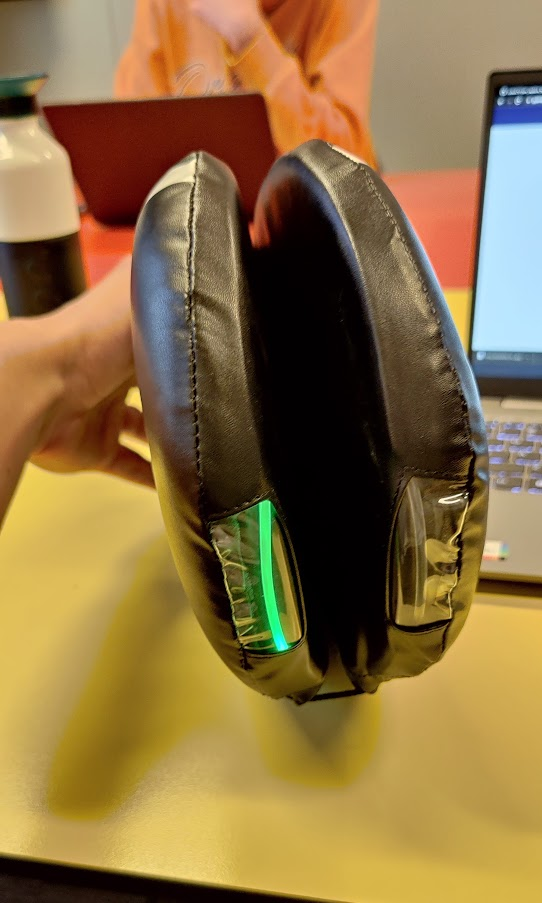
#> input picture tom_test_pic_1.jpg, 542 x 903 px, given in place of the camera
$ python jolles_test.py
#> lines starting #> are read from the running program, lines starting #| are printed output that depends on the picture; after the words box and inside, x2 and y2 are one past the last pixel; in counts of white or black regions, pixels touching at a corner belong together
import numpy as np
import cv2

# Selecteert de webcam
cap = cv2.VideoCapture(0)

# Neemt continue foto's ('frames') aka video
while True:
    _, original_frame = cap.read()
#> original_frame is the input picture: shape (903, 542, 3); mean B, G, R 66.9, 112.9, 140.8

    # Create the HSV frame (Hue, Saturation, Value) and the output frame
    hsv_frame = cv2.cvtColor(original_frame, cv2.COLOR_BGR2HSV)
#> hsv_frame: shape (903, 542, 3); mean H, S, V 33.9, 158.7, 144.9
    output_frame = np.copy(original_frame)

    # Minimale en maximale *HSV* waardes
    min_hsv = np.array([65, 30, 211])
    max_hsv = np.array([85, 255, 255])

    # Selecteer alle pixels die binnen de MIN en MAX vallen
    mask = cv2.inRange(hsv_frame, min_hsv, max_hsv)
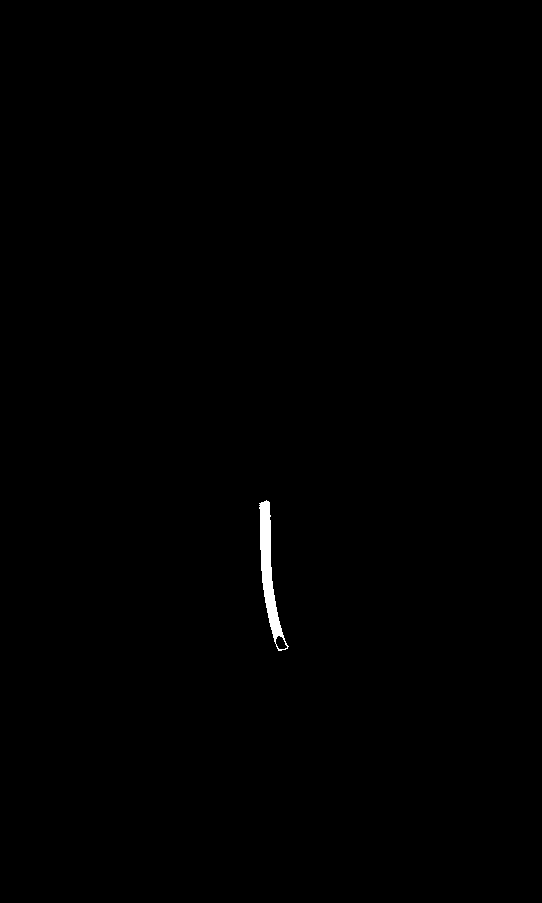
#> mask: shape (903, 542); 0.3% white; 1 white region
    # kernel = np.ones((5,5),np.uint8)
    # mask = cv2.erode(mask, kernel, iterations=1)
    # mask = cv2.dilate(mask, kernel, iterations=2)

    # 'Omcirkelen' van alle vlakken die binnen de mask vallen
    contours, hierarchy = cv2.findContours(mask, cv2.RETR_TREE, cv2.CHAIN_APPROX_SIMPLE)
#> contours = 2 contours; box (x1, y1, x2, y2) and area: (259, 500, 289, 651) 1407, (275, 635, 288, 650) 112

    # Toont wat er gevonden is
    cv2.drawContours(output_frame, contours, -1, (255, 0, 0), 10)

    # Check of er iets is gevonden.
    if len(contours) > 0:

        # Pak het grootste vlak
        c = max(contours, key=cv2.contourArea)
#> c = contour of 99 points, box (x1, y1, x2, y2) (259, 500, 289, 651), area 1407
        # En teken er een rechtboek omheen
        x, y, w, h = cv2.boundingRect(c)
#> x = 259; y = 500; w = 30; h = 151

        # Plaats dit rechthoek op de video
        cv2.rectangle(output_frame, (x, y), (x + w, y + h), (255, 0, 0), 10)
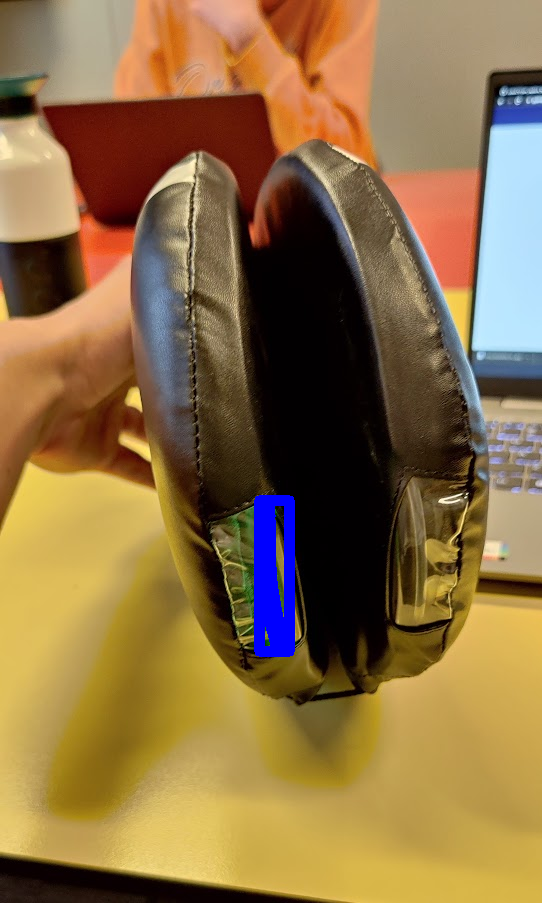
#> output_frame: shape (903, 542, 3); mean B, G, R 69.2, 111.4, 140.1

        # print("JAA het lampje is gezien!")

    # Draait het beeld om
    mirrored = cv2.flip(output_frame, 1)
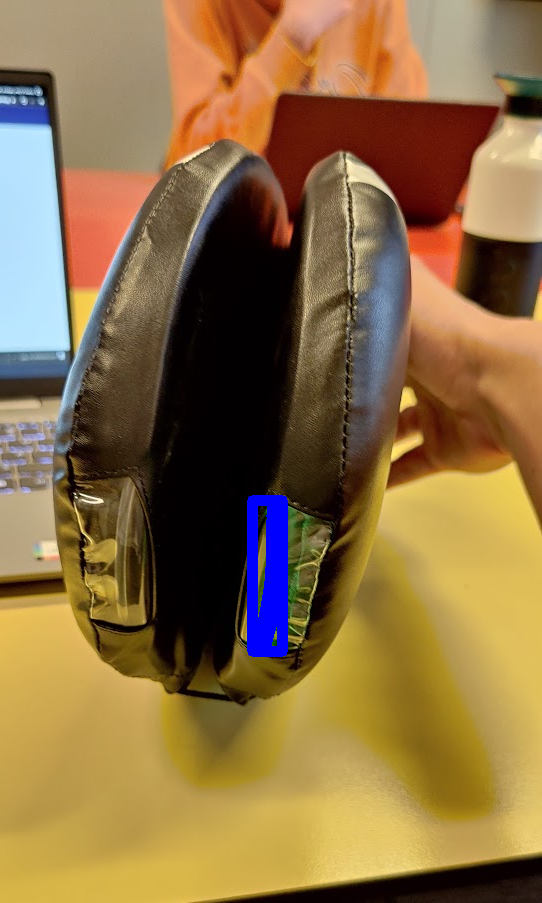
#> mirrored: shape (903, 542, 3); mean B, G, R 69.2, 111.4, 140.1

    result_masked = cv2.bitwise_and(original_frame, original_frame, mask=mask)

    # Toont de mask
    cv2.imshow('Mask', result_masked)

    # Toont de processed video
    cv2.imshow('Output', mirrored)

    if cv2.waitKey(1) == ord('q'):
#> (key q is pressed here)
        break

cap.release()
cv2.destroyAllWindows()
